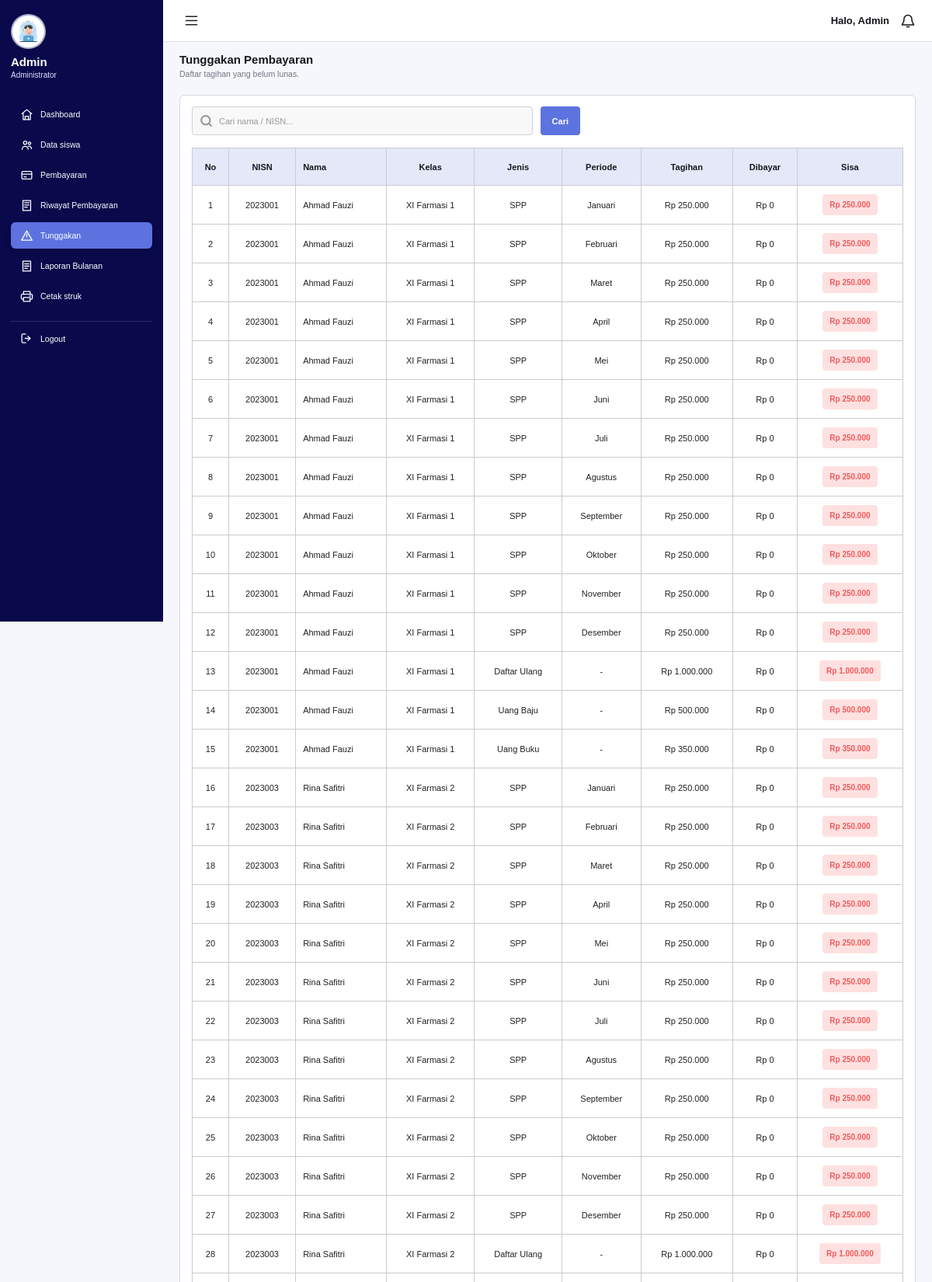
The app's page /admin/tunggakan.php (signed in, upper part) with its own data.
### tables this page shows
CREATE TABLE tagihan (
    id INT AUTO_INCREMENT PRIMARY KEY,
    siswa_id INT NOT NULL,
    jenis_id INT NOT NULL,
    periode VARCHAR(30) DEFAULT NULL,
    tahun INT NOT NULL,
    nominal DECIMAL(12,2) NOT NULL,
    created_at TIMESTAMP DEFAULT CURRENT_TIMESTAMP,
    UNIQUE KEY uniq_tagihan (siswa_id, jenis_id, periode, tahun),
    CONSTRAINT fk_tagihan_siswa FOREIGN KEY (siswa_id) REFERENCES siswa(id) ON DELETE CASCADE,
    CONSTRAINT fk_tagihan_jenis FOREIGN KEY (jenis_id) REFERENCES jenis_pembayaran(id) ON DELETE RESTRICT
);

CREATE TABLE siswa (
    id INT AUTO_INCREMENT PRIMARY KEY,
    nisn VARCHAR(20) NOT NULL UNIQUE,
    nis VARCHAR(20) DEFAULT NULL,
    nama VARCHAR(100) NOT NULL,
    kelas VARCHAR(30) NOT NULL,
    jurusan VARCHAR(100) DEFAULT NULL,
    jenis_kelamin ENUM('L','P') DEFAULT NULL,
    alamat TEXT DEFAULT NULL,
    no_hp VARCHAR(20) DEFAULT NULL,
    password VARCHAR(255) NOT NULL,
    created_at TIMESTAMP DEFAULT CURRENT_TIMESTAMP,
    updated_at TIMESTAMP DEFAULT CURRENT_TIMESTAMP ON UPDATE CURRENT_TIMESTAMP
);

CREATE TABLE jenis_pembayaran (
    id INT AUTO_INCREMENT PRIMARY KEY,
    nama VARCHAR(50) NOT NULL UNIQUE,
    nominal_default DECIMAL(12,2) NOT NULL DEFAULT 0
);

### config.php (called while the page is built, shortened)
<?php
function e($value) {
    return htmlspecialchars((string)$value, ENT_QUOTES, 'UTF-8');
}
function rupiah($value) {
    return "Rp " . number_format((float)$value, 0, ',', '.');
}
?>

### admin/tunggakan.php (the view, shortened to what this page needs)
<?php
require_once "../config.php";
$q = trim($_GET['q'] ?? '');
$stmt = $conn->prepare("SELECT t.*,s.nisn,s.nama,s.kelas,j.nama jenis,COALESCE(SUM(p.jumlah),0) dibayar FROM tagihan t JOIN siswa s ON s.id=t.siswa_id JOIN jenis_pembayaran j ON j.id=t.jenis_id LEFT JOIN pembayaran p ON p.tagihan_id=t.id WHERE (s.nama LIKE CONCAT('%',?,'%') OR s.nisn LIKE CONCAT('%',?,'%')) GROUP BY t.id,t.nominal,s.nisn,s.nama,s.kelas,j.nama HAVING dibayar<t.nominal ORDER BY s.nama,t.tahun,t.id");
$stmt->bind_param("ss", $q, $q);
$stmt->execute();
$data = $stmt->get_result();
?>
<!DOCTYPE html>
<html lang="id">
<head>
</head>
<body>
<div class="dashboard-wrapper" id="dashboardWrapper">
    <aside class="sidebar">
        <div class="profile">
            <div class="profile-photo">
                <img src="../assets/img/admin.jpg" alt="Foto Admin">
            </div>
            <div class="profile-name">Admin</div>
            <div class="profile-role">Administrator</div>
        </div>
        <nav class="menu">
            <a href="dashboard_admin.php">
                <span class="menu-icon">
                    <svg viewBox="0 0 24 24">
                        <path d="M3 10.5 12 3l9 7.5"></path>
                        <path d="M5.5 9.5V21h13V9.5"></path>
                        <path d="M9 21v-6h6v6"></path>
                    </svg>
                </span>
                <span class="menu-text">Dashboard</span>
            </a>
            <a href="data_siswa.php">
                <span class="menu-icon">
                    <svg viewBox="0 0 24 24">
                        <circle cx="9" cy="8" r="3"></circle>
                        <path d="M3.5 20a5.5 5.5 0 0 1 11 0"></path>
                        <circle cx="17" cy="9" r="2.2"></circle>
                        <path d="M15 14.5a4.5 4.5 0 0 1 5.5 4.5"></path>
                    </svg>
                </span>
                <span class="menu-text">Data siswa</span>
            </a>
            <a href="pembayaran.php">
                <span class="menu-icon">
                    <svg viewBox="0 0 24 24">
                        <rect x="3" y="5" width="18" height="14" rx="2"></rect>
                        <path d="M3 10h18"></path>
                        <path d="M7 15h4"></path>
                    </svg>
                </span>
                <span class="menu-text">Pembayaran</span>
            </a>
            <a href="riwayat_pembayaran.php">
                <span class="menu-icon">
                    <svg viewBox="0 0 24 24">
                        <path d="M5 3h14v18H5z"></path>
                        <path d="M8 7h8M8 11h8M8 15h5"></path>
                    </svg>
                </span>
                <span class="menu-text">Riwayat Pembayaran</span>
            </a>
            <a href="tunggakan.php" class="active">
                <span class="menu-icon">
                    <svg viewBox="0 0 24 24">
                        <path d="M12 3 2.5 20h19L12 3z"></path>
                        <path d="M12 9v5"></path>
                    </svg>
                </span>
                <span class="menu-text">Tunggakan</span>
            </a>
            <a href="laporan_bulanan.php">
                <span class="menu-icon">
                    <svg viewBox="0 0 24 24">
                        <path d="M5 3h14v18H5z"></path>
                        <path d="M8 8h8M8 12h8M8 16h5"></path>
                    </svg>
                </span>
                <span class="menu-text">Laporan Bulanan</span>
            </a>
            <a href="cetak_struk.php">
                <span class="menu-icon">
                    <svg viewBox="0 0 24 24">
                        <path d="M6 8V3h12v5"></path>
                        <path d="M6 17H4a2 2 0 0 1-2-2v-5a2 2 0 0 1 2-2h16a2 2 0 0 1 2 2v5a2 2 0 0 1-2 2h-2"></path>
                        <path d="M6 14h12v7H6z"></path>
                        <path d="M17 11h2"></path>
                    </svg>
                </span>
                <span class="menu-text">Cetak struk</span>
            </a>
            <a href="../logout.php">
                <span class="menu-icon">
                    <svg viewBox="0 0 24 24">
                        <path d="M10 4H5a2 2 0 0 0-2 2v12a2 2 0 0 0 2 2h5"></path>
                        <path d="M14 8l4 4-4 4"></path>
                        <path d="M9 12h9"></path>
                    </svg>
                </span>
                <span class="menu-text">Logout</span>
            </a>
        </nav>
    </aside>
    <main class="main">
        <header class="topbar">
            <button class="hamburger" id="sidebarToggle" type="button"
                    aria-label="Tampilkan/sembunyikan sidebar"
                    aria-expanded="true">
                <svg viewBox="0 0 24 24">
                    <path d="M4 6h16M4 12h16M4 18h16"></path>
                </svg>
            </button>
            <div class="topbar-right">
                <span>Halo, Admin</span>
                <span class="notification" aria-label="Notifikasi">
                    <svg viewBox="0 0 24 24">
                        <path d="M18 9a6 6 0 0 0-12 0c0 7-3 7-3 9h18c0-2-3-2-3-9"></path>
                        <path d="M10 21h4"></path>
                    </svg>
                </span>
            </div>
        </header>
        <div class="tunggakan-page">
            <h1 class="page-title">Tunggakan Pembayaran</h1>
            <p class="page-subtitle">Daftar tagihan yang belum lunas.</p>
            <div class="card">
                <form class="search" method="get" id="tunggakanSearchForm">
                    <input type="text" name="q" value="<?= e($q) ?>" placeholder="Cari nama / NISN...">
                    <button class="btn primary" type="submit">Cari</button>
                </form>
                <div class="table-wrap">
                    <table class="table">
                        <thead>
                            <tr>
                                <th>No</th>
                                <th>NISN</th>
                                <th>Nama</th>
                                <th>Kelas</th>
                                <th>Jenis</th>
                                <th>Periode</th>
                                <th>Tagihan</th>
                                <th>Dibayar</th>
                                <th>Sisa</th>
                            </tr>
                        </thead>
                        <tbody>
                            <?php $no = 1;
                            while ($r = $data->fetch_assoc()): $sisa = $r['nominal'] - $r['dibayar'];
                                $total += $sisa; ?>
                                <tr data-name="<?= e($r['nama']) ?>" data-nisn="<?= e($r['nisn']) ?>">
                                    <td><?= $no++ ?></td>
                                    <td><?= e($r['nisn']) ?></td>
                                    <td><?= e($r['nama']) ?></td>
                                    <td><?= e($r['kelas']) ?></td>
                                    <td><?= e($r['jenis']) ?></td>
                                    <td><?= e($r['periode'] ?: '-') ?></td>
                                    <td><?= rupiah($r['nominal']) ?></td>
                                    <td><?= rupiah($r['dibayar']) ?></td>
                                    <td><span class="badge red"><?= rupiah($sisa) ?></span></td>
                                </tr>
                            <?php endwhile; ?>
                        </tbody>
                    </table>
                </div>
            </div>
        </div>
    </main>
</div>
</body>
</html>

### records on screen
tagihan: siswa.nisn "2023001", siswa.nama "Ahmad Fauzi", siswa.kelas "XI Farmasi 1", jenis.nama "SPP", periode "Januari", nominal "Rp 250.000", dibayar "Rp 0", sisa "Rp 250.000"
tagihan: siswa.nisn "2023001", siswa.nama "Ahmad Fauzi", siswa.kelas "XI Farmasi 1", jenis.nama "SPP", periode "Februari", nominal "Rp 250.000", dibayar "Rp 0", sisa "Rp 250.000"
tagihan: siswa.nisn "2023001", siswa.nama "Ahmad Fauzi", siswa.kelas "XI Farmasi 1", jenis.nama "SPP", periode "Maret", nominal "Rp 250.000", dibayar "Rp 0", sisa "Rp 250.000"
tagihan: siswa.nisn "2023001", siswa.nama "Ahmad Fauzi", siswa.kelas "XI Farmasi 1", jenis.nama "SPP", periode "April", nominal "Rp 250.000", dibayar "Rp 0", sisa "Rp 250.000"
tagihan: siswa.nisn "2023001", siswa.nama "Ahmad Fauzi", siswa.kelas "XI Farmasi 1", jenis.nama "SPP", periode "Mei", nominal "Rp 250.000", dibayar "Rp 0", sisa "Rp 250.000"
tagihan: siswa.nisn "2023001", siswa.nama "Ahmad Fauzi", siswa.kelas "XI Farmasi 1", jenis.nama "SPP", periode "Juni", nominal "Rp 250.000", dibayar "Rp 0", sisa "Rp 250.000"
tagihan: siswa.nisn "2023001", siswa.nama "Ahmad Fauzi", siswa.kelas "XI Farmasi 1", jenis.nama "SPP", periode "Juli", nominal "Rp 250.000", dibayar "Rp 0", sisa "Rp 250.000"
tagihan: siswa.nisn "2023001", siswa.nama "Ahmad Fauzi", siswa.kelas "XI Farmasi 1", jenis.nama "SPP", periode "Agustus", nominal "Rp 250.000", dibayar "Rp 0", sisa "Rp 250.000"
tagihan: siswa.nisn "2023001", siswa.nama "Ahmad Fauzi", siswa.kelas "XI Farmasi 1", jenis.nama "SPP", periode "September", nominal "Rp 250.000", dibayar "Rp 0", sisa "Rp 250.000"
tagihan: siswa.nisn "2023001", siswa.nama "Ahmad Fauzi", siswa.kelas "XI Farmasi 1", jenis.nama "SPP", periode "Oktober", nominal "Rp 250.000", dibayar "Rp 0", sisa "Rp 250.000"
tagihan: siswa.nisn "2023001", siswa.nama "Ahmad Fauzi", siswa.kelas "XI Farmasi 1", jenis.nama "SPP", periode "November", nominal "Rp 250.000", dibayar "Rp 0", sisa "Rp 250.000"
tagihan: siswa.nisn "2023001", siswa.nama "Ahmad Fauzi", siswa.kelas "XI Farmasi 1", jenis.nama "SPP", periode "Desember", nominal "Rp 250.000", dibayar "Rp 0", sisa "Rp 250.000"
tagihan: siswa.nisn "2023001", siswa.nama "Ahmad Fauzi", siswa.kelas "XI Farmasi 1", jenis.nama "Daftar Ulang", periode "-", nominal "Rp 1.000.000", dibayar "Rp 0", sisa "Rp 1.000.000"
tagihan: siswa.nisn "2023001", siswa.nama "Ahmad Fauzi", siswa.kelas "XI Farmasi 1", jenis.nama "Uang Baju", periode "-", nominal "Rp 500.000", dibayar "Rp 0", sisa "Rp 500.000"
tagihan: siswa.nisn "2023001", siswa.nama "Ahmad Fauzi", siswa.kelas "XI Farmasi 1", jenis.nama "Uang Buku", periode "-", nominal "Rp 350.000", dibayar "Rp 0", sisa "Rp 350.000"
tagihan: siswa.nisn "2023003", siswa.nama "Rina Safitri", siswa.kelas "XI Farmasi 2", jenis.nama "SPP", periode "Januari", nominal "Rp 250.000", dibayar "Rp 0", sisa "Rp 250.000"
tagihan: siswa.nisn "2023003", siswa.nama "Rina Safitri", siswa.kelas "XI Farmasi 2", jenis.nama "SPP", periode "Februari", nominal "Rp 250.000", dibayar "Rp 0", sisa "Rp 250.000"
tagihan: siswa.nisn "2023003", siswa.nama "Rina Safitri", siswa.kelas "XI Farmasi 2", jenis.nama "SPP", periode "Maret", nominal "Rp 250.000", dibayar "Rp 0", sisa "Rp 250.000"
tagihan: siswa.nisn "2023003", siswa.nama "Rina Safitri", siswa.kelas "XI Farmasi 2", jenis.nama "SPP", periode "April", nominal "Rp 250.000", dibayar "Rp 0", sisa "Rp 250.000"
tagihan: siswa.nisn "2023003", siswa.nama "Rina Safitri", siswa.kelas "XI Farmasi 2", jenis.nama "SPP", periode "Mei", nominal "Rp 250.000", dibayar "Rp 0", sisa "Rp 250.000"
tagihan: siswa.nisn "2023003", siswa.nama "Rina Safitri", siswa.kelas "XI Farmasi 2", jenis.nama "SPP", periode "Juni", nominal "Rp 250.000", dibayar "Rp 0", sisa "Rp 250.000"
tagihan: siswa.nisn "2023003", siswa.nama "Rina Safitri", siswa.kelas "XI Farmasi 2", jenis.nama "SPP", periode "Juli", nominal "Rp 250.000", dibayar "Rp 0", sisa "Rp 250.000"
tagihan: siswa.nisn "2023003", siswa.nama "Rina Safitri", siswa.kelas "XI Farmasi 2", jenis.nama "SPP", periode "Agustus", nominal "Rp 250.000", dibayar "Rp 0", sisa "Rp 250.000"
tagihan: siswa.nisn "2023003", siswa.nama "Rina Safitri", siswa.kelas "XI Farmasi 2", jenis.nama "SPP", periode "September", nominal "Rp 250.000", dibayar "Rp 0", sisa "Rp 250.000"
tagihan: siswa.nisn "2023003", siswa.nama "Rina Safitri", siswa.kelas "XI Farmasi 2", jenis.nama "SPP", periode "Oktober", nominal "Rp 250.000", dibayar "Rp 0", sisa "Rp 250.000"
tagihan: siswa.nisn "2023003", siswa.nama "Rina Safitri", siswa.kelas "XI Farmasi 2", jenis.nama "SPP", periode "November", nominal "Rp 250.000", dibayar "Rp 0", sisa "Rp 250.000"
tagihan: siswa.nisn "2023003", siswa.nama "Rina Safitri", siswa.kelas "XI Farmasi 2", jenis.nama "SPP", periode "Desember", nominal "Rp 250.000", dibayar "Rp 0", sisa "Rp 250.000"
tagihan: siswa.nisn "2023003", siswa.nama "Rina Safitri", siswa.kelas "XI Farmasi 2", jenis.nama "Daftar Ulang", periode "-", nominal "Rp 1.000.000", dibayar "Rp 0", sisa "Rp 1.000.000"
